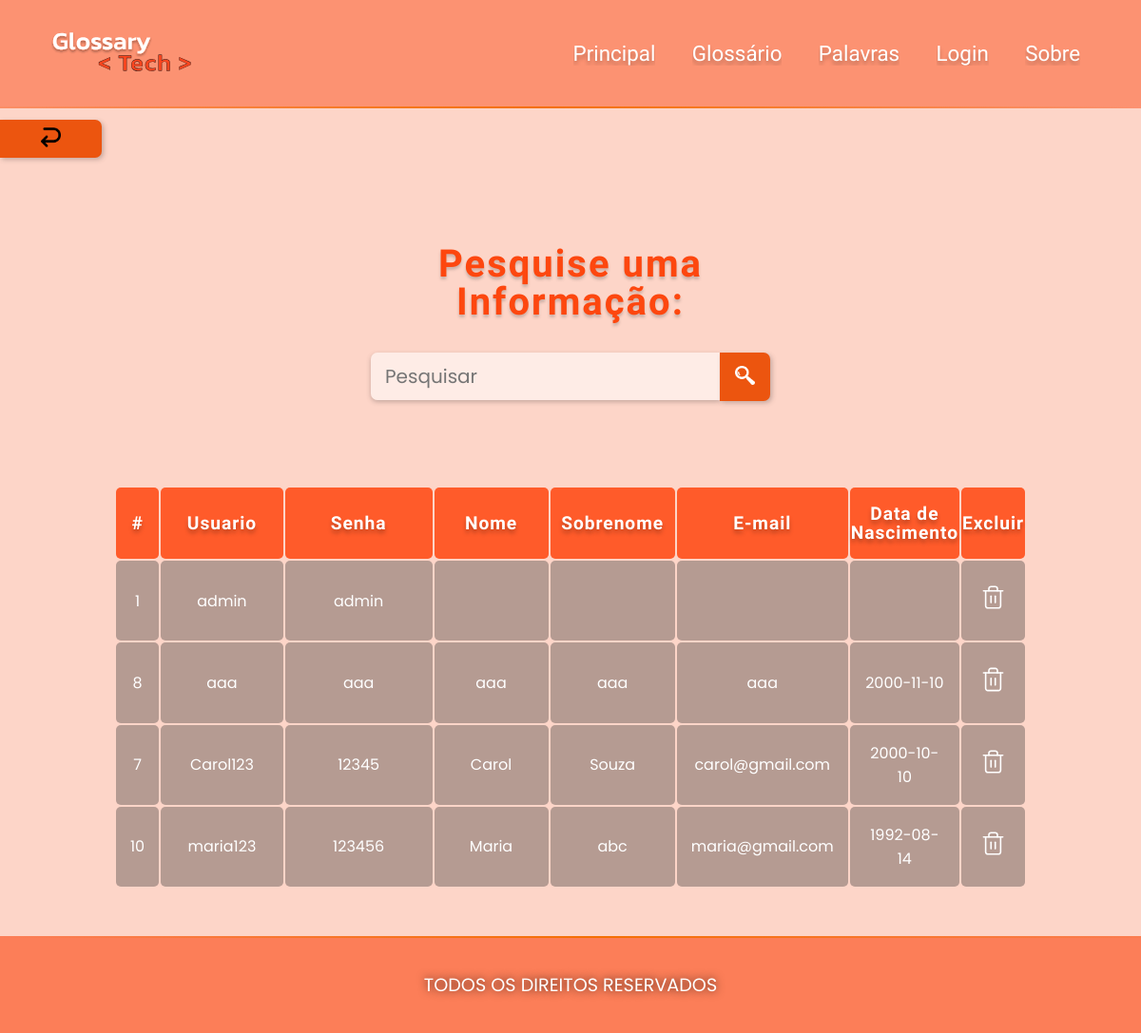
/Glossario/listaUsuarios.php, run on an earlier commit of the app's database.
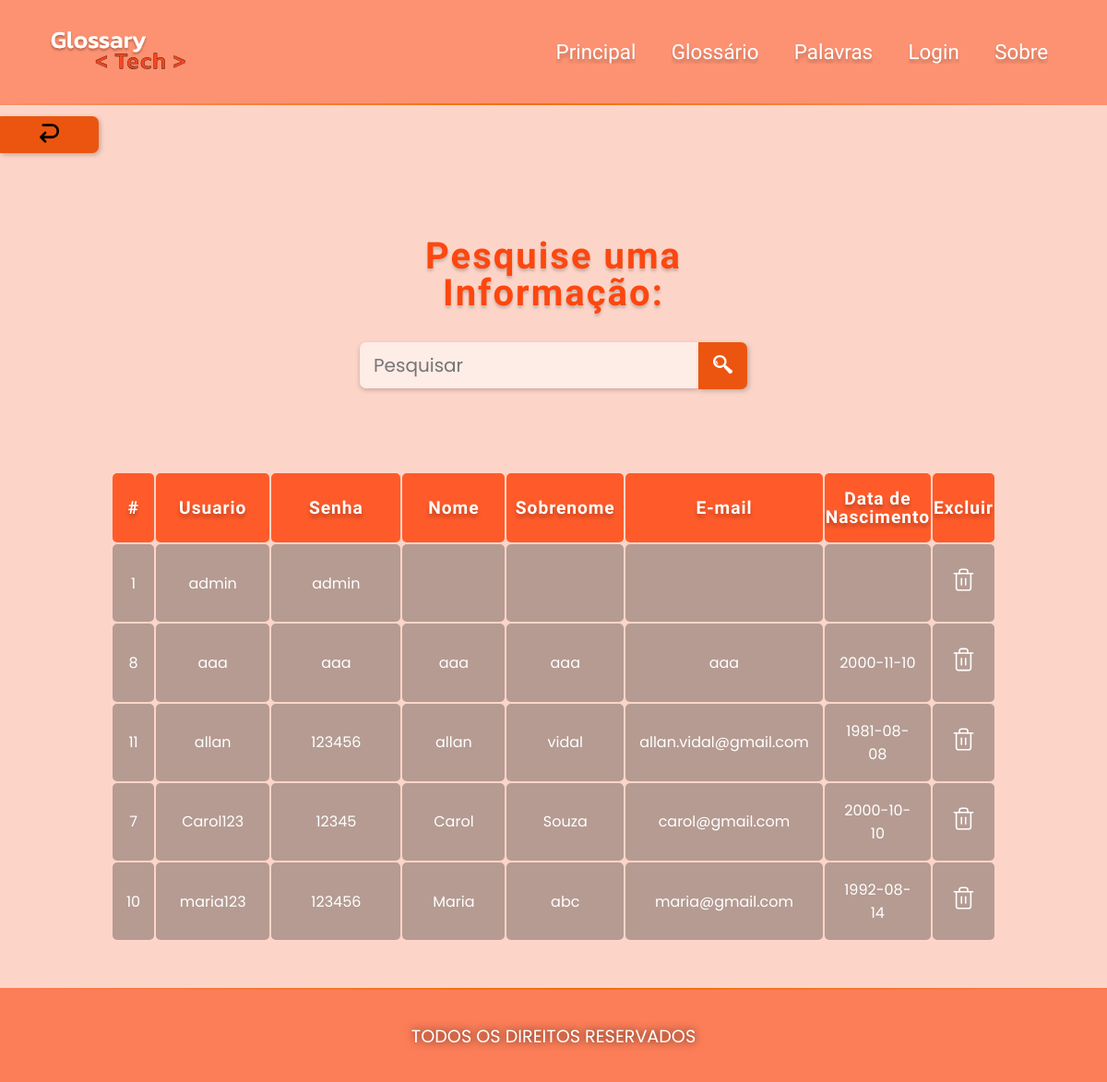
And on a later commit of the database.
### tables this page shows
CREATE TABLE IF NOT EXISTS `tbusuario` (
  `idUsuario` int(11) NOT NULL AUTO_INCREMENT,
  `usuario` varchar(40) DEFAULT NULL,
  `senha` varchar(40) DEFAULT NULL,
  `nome` varchar(30) NOT NULL,
  `sobrenome` varchar(100) NOT NULL,
  `email` varchar(100) NOT NULL,
  `dataNascimento` date DEFAULT NULL,
  PRIMARY KEY (`idUsuario`)
);

### Glossario/listaUsuarios.php (the view)
<?php include('templates/head.php'); ?>
<div class="voltar">
    <button>
        <a href="./loginAutorizado.php"> <img src="img/voltar.png" alt=""> </a>
    </button>
</div>
<section class="search">
    <h1>Pesquise uma Informação: </h1>
    <form class="box-search" action="buscaUsuario.php" method="post">
        <input type="text" placeholder="Pesquisar" name="pesquisar">
        <button>
            <img src="img/lupa.png" alt="">
        </button>
    </form>
</section>
<section class="usuarios">
    <table>
        <thead>
            <tr>
                <th>#</th>
                <th>Usuario</th>
                <th>Senha</th>
                <th>Nome</th>
                <th>Sobrenome</th>
                <th>E-mail</th>
                <th>Data de Nascimento</th>
                <th>Excluir</th>
            </tr>
        </thead>
        <tbody>
            <?php
            include("DAO/BD_Conexao.php");
            try {
                $stmt = $pdo->prepare("select * from tbUsuario order by Nome");
                $stmt->execute();
                while ($row = $stmt->fetch(PDO::FETCH_BOTH)) {
                    echo "<tr>
                            <td>" . $row[0] . "</td>" .
                        "<td>" . $row[1] . "</td>" .
                        "<td>" . $row[2] . "</td>" .
                        "<td>" . $row[3] . "</td>" .
                        "<td>" . $row[4] . "</td>" .
                        "<td>" . $row[5] . "</td>" .
                        "<td>" . $row[6] . "</td>" .
                        "<td> <a href='DAO/Action_ExcluirUsuario.php?id=" . $row['idUsuario'] . "'><img src='img/trash.svg'> </a> </td>";
                }
            } catch (PDOException $e) {
                echo "Error: " . $e->getMessage();
            }
            ?>
        </tbody>
    </table>
</section>
<?php include("templates/footer.php"); ?>

### Glossario/templates/head.php (shortened to what this page needs)
<!DOCTYPE html>
<html lang="pt-br">
<head>
    <link rel="stylesheet" href="./style/style_aboutUs.css">
    <link rel="stylesheet" href="./style/style_cadastro.css">
    <link rel="stylesheet" href="./style/style_glossario.css">
    <link rel="stylesheet" href="./style/style_login.css">
    <link rel="stylesheet" href="./style/style_loginUsuarios.css">
    <link rel="stylesheet" href="./style/style_menu.css">
    <link rel="stylesheet" href="./style/style_palavra.css">
    <link rel="stylesheet" href="./style/style_principal.css">
    <link rel="stylesheet" href="./style/style.css">
</head>
<body>
    <header>
        <section class="top-nav">
            <div>
                <a href="index.php">
                    <img src="./img/logo.svg" alt="logo">
                </a>
            </div>
            <ul class="menu">
                <li> <a href="./index.php"> Principal </a> </li>
                <li> <a href="./glossario.php"> Glossário </a> </li>
                <li> <a href="./palavra"> Palavras </a> </li>
                <li> <a href="./login.php"> Login </a> </li>
                <li> <a href="./aboutUs.php"> Sobre </a> </li>
            </ul>
        </section>
    </header>

### Glossario/templates/footer.php
</body>
<footer>
    <p>Todos os Direitos Reservados</p>
</footer>
</html>

### Glossario/style/style_loginUsuarios.css (style rules this page uses)
.usuarios table thead tr th:first-child, .usuarios table tbody tr td:first-child { display:table-cell; }
.usuarios table thead tr th:nth-child(2), .usuarios table tr td:nth-child(2) { width: 15%; }
.usuarios table thead tr th:nth-child(3), .usuarios table tr td:nth-child(3) { width: 20%; }
.usuarios table thead tr th:nth-child(5), .usuarios table tr td:nth-child(5), .usuarios table thead tr th:nth-child(4), .usuarios table tr td:nth-child(4) { width: 15%; }

### Glossario/style/style_menu.css (style rules this page uses)
header section.top-nav { display: flex; flex-direction: row; align-items: center; justify-content: space-between; background-color: #FC9272; color: #FFF; font-family: 'Kanit'; padding: 0 2em; height: 5em; font-size: 1.4em; border-bottom: 2px solid; border-image: linear-gradient(120deg, rgba(60, 74, 83, 0), #f46f03, rgba(60, 74, 83, 0)) 1; }
header section.top-nav div a img { max-width: 15vw; padding: 5%; }
.menu { display: flex; flex-direction: row; list-style-type: none; margin: 0; padding: 10px 0; justify-content: center; }
.menu>li { margin: 1.5em 1.2rem; overflow: hidden; }
.menu li a { color: #ffffff; text-shadow: 0px 4px 4px rgba(0, 0, 0, 0.25); text-decoration: none; position: relative; }
.menu li a::before { content: ''; position: absolute; width: 100%; height: 1.7px; top: 30px; border-radius: 3px; background-color: #ffffff; transform-origin: right; transform: scaleX(0); transition: transform .2s ease-in-out; }

### Glossario/style/style_palavra.css (style rules this page uses)
table { max-width: 80%; margin: 50px auto; align-items: center; font-family: 'Poppins'; font-size: clamp(1em, 1vw, 1.5em); color: #FFFFFF; text-align: center; }
thead { height: 75px; background: #ff5b2a; font-size: 1.2em; color: #ffffff; font-family: 'Kanit'; font-style: normal; line-height: 1em; letter-spacing: 0.05em; mix-blend-mode: normal; text-shadow: 0px 4px 4px rgba(0, 0, 0, 0.25); }
thead tr th { border-radius: 5px; }
tr td { border-radius: 5px; max-height: 200px; flex-flow: row wrap; padding: 0 20px; background-color: #2e2e2e59; padding: 15px; }
table a img { max-width: 1.7rem; padding: 10px 0; }

### Glossario/style/style_principal.css (style rules this page uses)
section.search { width: 35%; margin: 2% auto; text-align: center; }
section.search h1 { margin-top: 2em ; color: #fd470f; font-family: 'Kanit'; font-size: 2.5em; line-height: 1em; letter-spacing: 0.05em; mix-blend-mode: normal; text-shadow: 0px 3px 3px rgba(68, 68, 68, 0.25); }
section.search form { display: flex; justify-content: baseline; }
section.search form button { background-color: #ec550f; box-shadow: 2px 2px 5px rgba(77, 68, 68, 0.308); border: none; width: 60px; max-height: 50.5px; padding: 12px; border-radius: 0 7px 7px 0; cursor: pointer; }
section.search form button img { width: 70%; }
section.search input { width: 100%; padding: 10px 15px; font-size: 20px; color: rgb(71, 71, 71); margin-bottom: 40px; border: none; font-family: 'Poppins', sans-serif; outline: none; background-color: #ffffff8e; box-shadow: 0 2px 5px rgba(77, 68, 68, 0.308); border-radius: 7px 0 0 7px; }
.voltar { display: flex; align-items: flex-start; justify-content: flex-start; margin:0; }
.voltar button { background-color: #ec550f; margin: 1% 0; box-shadow: 2px 2px 5px rgba(77, 68, 68, 0.308); border: none; width: 8em; max-height: 3em; padding: 12px; border-radius: 0 7px 7px 0; cursor: pointer; display: flex; align-items: center; }
.voltar button img { width: 25%; }

### Glossario/style/style.css (style rules this page uses)
body { background-color: #fc927262; font-family: 'Poppins', sans-serif; margin: 0; }
footer { background-color: #fc7e58; height: 100px; width: 100%; display: flex; justify-content: center; align-items: center; position: relative; bottom: 0; left: 0; text-transform: uppercase; color: #FFFFFF; text-shadow: 0 0 10px rgba(0, 0, 0, 0.788); font-size: 1.2rem; border-top: 2px solid; border-image: linear-gradient(120deg, rgba(60, 74, 83, 0), #f46f03, rgba(60, 74, 83, 0)) 1; }

What changed in the data, as far as the page shows it:
added tbusuario: idUsuario "11", usuario "allan", senha "123456", nome "allan", sobrenome "vidal", email "allan.vidal@gmail.com", dataNascimento "1981-08-08"
